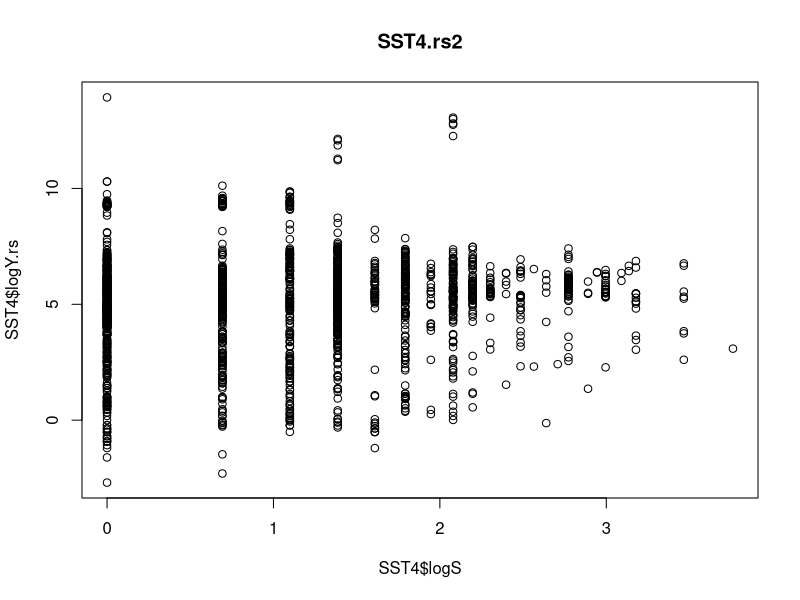

The R script that drew this image: (Note: this script raises an error after producing the figure.)
#######################################################################
### Modeling uncertainty in the biodiversity ecosystem functioning relationship
### O'Connor, Gonzalez, et al
### data formatting in preparation for mixed effects analysis
### Jan 22 2014; Author: Mary O'Connor
#######################################################################

## Analysis of the relationship between SST and S for Cardinale et al BEF database
## Analysis of data without considering Taxon as an intercept predictor
## same as other Aug 24th, except in this version I will remove more outliers

## load data and libraries
library(plyr)
library(ggplot2)
library(reshape2)

### adapting lefcheck's code for data processing:
##  I had to clean the metamaster file:
# removing extra levels in FinalT column and HigherT and consolidating to Y or N
# added HigherT values for Bret-Harte and Erskine, Gtim of 10 days to fungi studies
# converted FTG to numerical such that: (C = '3', P = '1', H = '2', D = '4', M = '5', O = '6'))

#Read in meta master
metamaster=read.csv("./BEF_MetaMaster_2011_08_29.csv")

#Subset data
metamaster2=ddply(metamaster,1,.progress="text",function(x) { 
  y=melt(x,id.vars=c(2:4,6:8,10,14,25,27,33:38,40),measure.vars=c(99:126)) 
  y$value=as.numeric(as.character(y$value))
  z=cbind(y[,1:17],richness=as.numeric(gsub("\\D","",y$variable)),value=y$value) 
  z=z[!is.na(z[,7]),] } ) 

#bring in restrt col from mary's file
mo<-read.csv("./input.HMM.stackn0unit23.csv", sep=",",header=T, na.strings="NA", fill=TRUE);
restrt <- ddply(mo, .(Entry, Mno, restrt), summarize, mean(YEmono))
metamaster3 <- merge(restrt, metamaster2, by.x = "Entry", by.y = "Entry", all = TRUE)

SST<-subset(metamaster3, metamaster2$Ygen=='SST', select=1:23, drop=TRUE)

## simplifying Yunits: try to categorize units (e.g., n.density, m.density )
### this is amazing what i did here; i often want to do this but i forget that i already did it.
unit.type<-c('normalized mass', 'mass.normalized flux', 'mass.normalized flux', 'mass.normalized flux','mass.normalized flux', 'vol flux','mass flux', 'cover','rate','mass rate', 'normalized mass', 'mass.normalized flux','mass','mass', 'mass.normalized flux', 'vol flux', 'vol flux', 'cover', 'mass.normalized flux', 'mass.normalized flux', 'mass.normalized flux', 'normalized mass', 'normalized mass', 'mass.normalized flux','mass', 'mass.normalized flux','mass.normalized flux', 'normalized mass', 'mass flux', 'rate','rate','rate','mass.vol', 'mass', 'density', 'density', 'density', 'density', 'density','proportional change', 'mass.normalized flux','rate')
Y.units<-c(levels(SST$Yunits))
unit.types<-as.data.frame(cbind(Y.units, unit.type))
step1<-unit.types$unit.type[match(SST$Yunits, unit.types$Y.units)]
SST$unit.types<-as.factor(step1)

unit.type2<-c('biomass', 'flux', 'flux', 'flux','flux', 'flux','flux', 'perc.cover','flux','flux', 'biomass', 'flux','biomass','biomass', 'flux','biomass', 'biomass', 'flux', 'flux', 'perc.cover', 'flux', 'flux', 'flux', 'biomass', 'biomass', 'flux','biomass', 'flux','flux','flux','flux', 'biomass', 'biomass','biomass','density', 'density', 'density', 'density', 'density', 'proportional change', 'flux', 'flux')
unit.types2<-as.data.frame(cbind(Y.units, unit.type2))
step2<-unit.types2$unit.type2[match(SST$Yunits, unit.types2$Y.units)]
SST$unit.types2<-as.factor(step2)

## removing levels or values not relevant for this analysis
SST<-subset(SST, SST$TDBU=='TD', select=1:25, drop=TRUE) # removing 'bottom up' studies
SST2<-subset(SST, SST$Slevels>1, select=1:25, drop=TRUE) 
SST2<-subset(SST2, SST2$HigherT!="", select=1:25, drop=TRUE)
SST2<-subset(SST2, SST2$HigherT!=".", select=1:25, drop=TRUE)
# get rid of Tscale vals = 0
SST2<-subset(SST2, SST2$Tscale!="", select=1:25, drop=TRUE) 
SST2<-subset(SST2, SST2$Yunits!='proportional change', select=1:25, drop=TRUE) 
SST2 <- SST2[which(SST2$Yunits!='rate'),]
SST2<-subset(SST2, SST2$value!='NA', select=1:25, drop=TRUE) 
SST2<-subset(SST2, SST2$value!= '0', select=1:25, drop=TRUE) 

### need to estimate the duration of each experiment:
maxTime <- ddply(SST2, .(Entry, Tscale), summarise, TFinal = 'Y')
names(maxTime) <- c('Entry', 'MaxTscale', 'Finaltime')
merge(SST2, maxTime, by.x = "Entry", by.y = "Entry", all.x = TRUE, all.y = FALSE) -> merged
dim(merged)
names(merged)
head(merged)
SST2<-merged
SST2$logMaxTime <- log(as.numeric(as.character(SST2$MaxTscale)))

## transform columns
SST2$logY <- log(SST2$value)
SST2$logS <- log(SST2$richness)
SST2$TG1 <- as.factor(SST2$FTG)
SST2$Tscale <- as.numeric(as.character(SST2$Tscale))
SST2$Smax <- as.numeric(as.character(SST2$Smax))
SST2$MaxTscale <- as.numeric(as.character(SST2$MaxTscale))
SST2$Entry <- as.factor((SST2$Entry))
SST2$Study <- as.factor((SST2$Study))
SST2 <- SST2[,-(4)]

## rescaling entries if their values are extremely low or high
try1 <- ddply(SST2, .(Entry, Study, Yunits), summarise, min(value))
try2 <- ddply(SST2, .(Entry), summarise, max(value))
names(try1) <- c('Entry', 'Study','units','minval')
names(try2) <- c('Entry', 'maxval')
merge(try1, try2, by.x = "Entry", by.y = "Entry") -> try3
#try3$convert.min <- ifelse(try3$minval < 1, '1', '0')
#try3$convert.max <- ifelse(try3$maxval > 22000, '1', '0')
try3$convert.min <- ifelse(try3$maxval < 1, '1', '0')
try3$convert.max <- ifelse(try3$minval > 22000, '1', '0')
sorted <- try3[(order(try3$minval)),]
try3<-try3[,-(2:3)]
merge(SST2, try3, by.x = "Entry", by.y = "Entry") -> SST4

SST4$values.rs <- as.numeric(as.character(ifelse(SST4$convert.min == 1, SST4$value*1000, SST4$value)))
SST4$values.rs <- as.numeric(as.character(ifelse(SST4$convert.max == 1, SST4$value/1000, SST4$values.rs)))
SST4$logY.rs <- log(SST4$values.rs)
head(SST4)
plot(SST4$logY.rs ~ SST4$logS, main = 'SST4.rs2')

## remove outliers based on previous analysis using visual inspection of plot(modBasic)
dim(SST4)
SST4 <- subset(SST4, SST4$Study!=177, select=1:36, drop=TRUE) 
SST4 <- subset(SST4, SST4$Mno!=796, select=1:36, drop=TRUE) # based on looking at residuals of individual regressions, this one is an extreme outlier (below)
SST4 <- subset(SST4, SST4$Mno!=826, select=1:36, drop=TRUE) # searching for the outlier in plot(modF1)
SST4 <- subset(SST4, SST4$Study!=83, select=1:36, drop=TRUE)

## the units column will be wrong for these rescaled values, but in the model we use 'unit.types', and that class should still be fine.
## upon inspection, I can see that some studies (e.g., 8) will have some rescaled values and some not rescaled, which would bring the intercepts together. shouldn't be a problem.






#extra stuff
SST2nc <- subset(SST2, SST2$FTG!="C", select=1:60, drop=TRUE) # the problematic detritivore study

